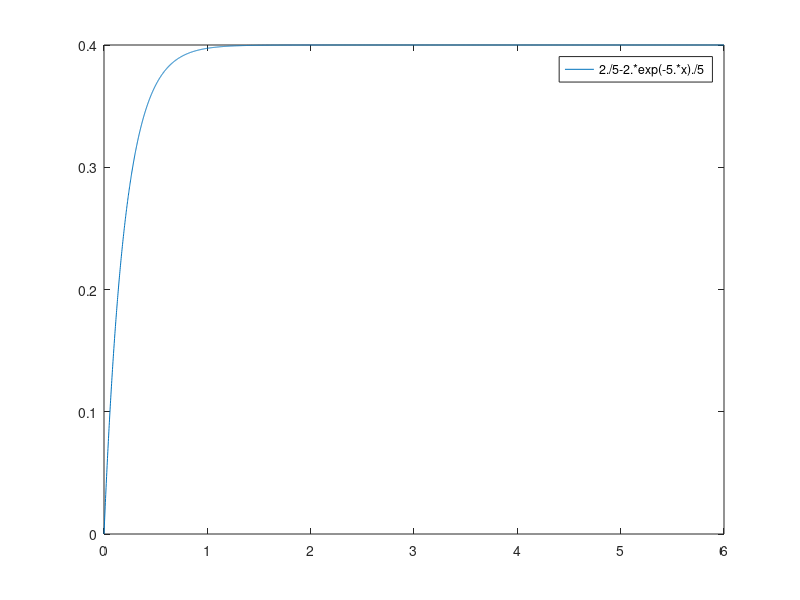
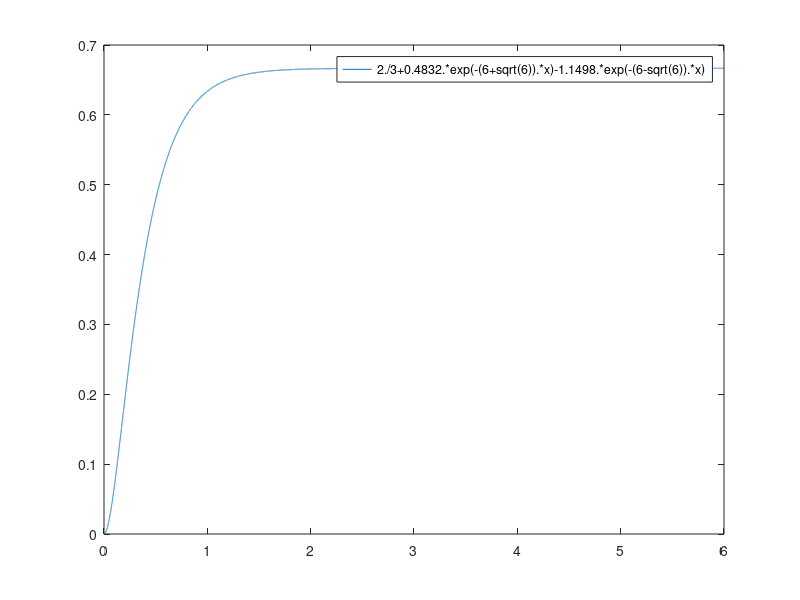
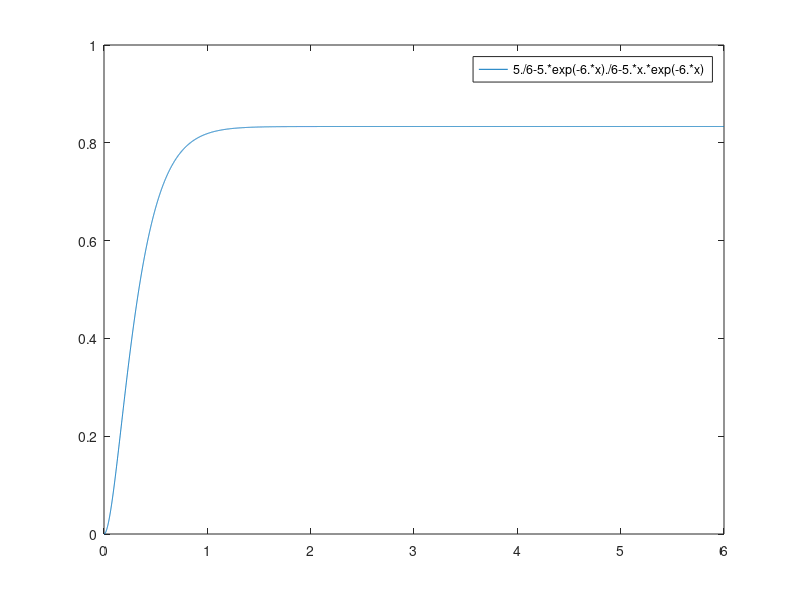
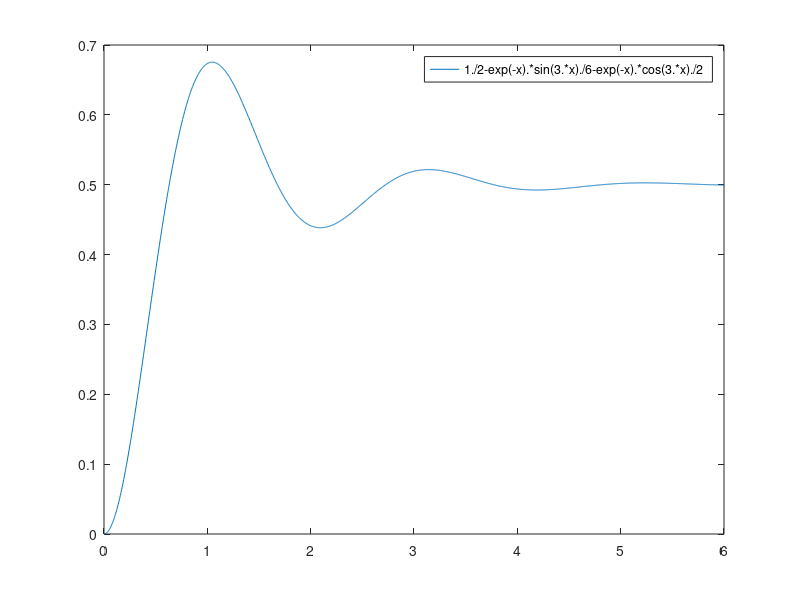

Reproduce these figures in MATLAB, in order.
%Punto5
clear 
close all
clc
fplot('2/5-2*exp(-5*x)/5',[0 6])
figure
fplot('2/3+0.4832*exp(-(6+sqrt(6))*x)-1.1498*exp(-(6-sqrt(6))*x)',[0 6])
figure
fplot('5/6-5*exp(-6*x)/6-5*x*exp(-6*x)',[0 6])
figure
fplot('1/2-exp(-x)*sin(3*x)/6-exp(-x)*cos(3*x)/2',[0 6])